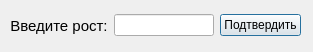
<?xml version="1.0" encoding="UTF-8"?>
<ui version="4.0">
 <class>Height</class>
 <widget class="QDialog" name="Height">
  <property name="geometry">
   <rect>
    <x>0</x>
    <y>0</y>
    <width>313</width>
    <height>52</height>
   </rect>
  </property>
  <property name="windowTitle">
   <string>Dialog</string>
  </property>
  <widget class="QWidget" name="">
   <property name="geometry">
    <rect>
     <x>10</x>
     <y>10</y>
     <width>291</width>
     <height>31</height>
    </rect>
   </property>
   <layout class="QHBoxLayout" name="horizontalLayout">
    <item>
     <widget class="QLabel" name="label">
      <property name="font">
       <font>
        <pointsize>11</pointsize>
       </font>
      </property>
      <property name="text">
       <string>Введите рост:</string>
      </property>
      <property name="alignment">
       <set>Qt::AlignCenter</set>
      </property>
     </widget>
    </item>
    <item>
     <widget class="QLineEdit" name="lineEdit"/>
    </item>
    <item>
     <widget class="QPushButton" name="pushButton">
      <property name="text">
       <string>Подтвердить</string>
      </property>
     </widget>
    </item>
   </layout>
  </widget>
 </widget>
 <resources/>
 <connections/>
</ui>
